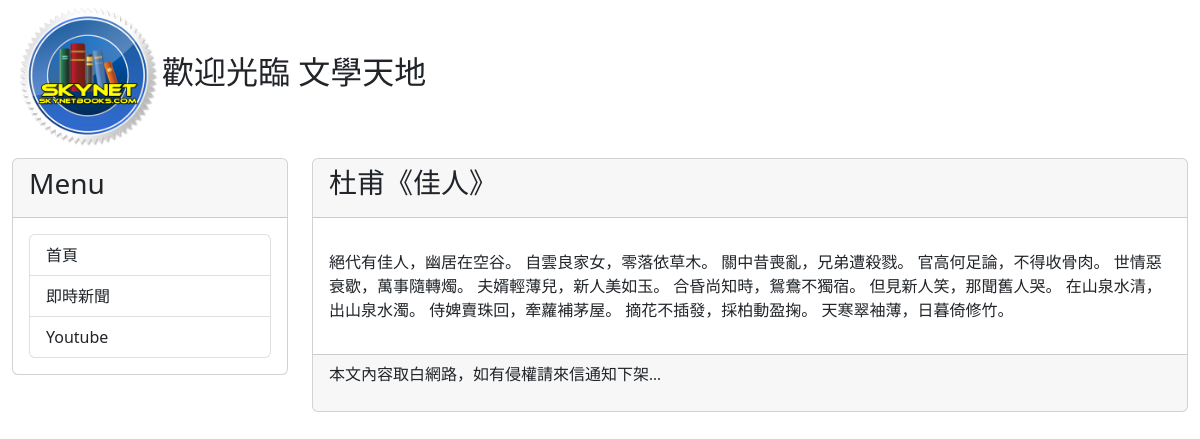
/post/dupu/, run on the app's committed database.
### mysite/models.py (models this page shows, shortened)
class Post (models.Model) :
	title = models.CharField (max_length=200)
	slug = models.CharField (max_length=200)
	body = models.TextField()
	pub_date = models.DateTimeField(auto_now_add=True)
	class Meta:
		ordering = ("-pub_date",)

### mysite/views.py (the view)
# urls.py: path('post/<slug:slug>/', showpost),
def showpost(request, slug):
	try:
		post = Post.objects.get(slug = slug)
		if post !=None:
			return render(request, "post.html", locals())
	except:
		return redirect('/')

### mysite/templatetags/markdown_extras.py (called while the page is built)
@register.filter
def convert_markdown(text):
    return markdown.markdown(text)

### templates/post.html (shortened to what this page needs)
{% extends 'base.html' %}
{% load markdown_extras %}
{% block headmessage %}
    <h3 style='font-family:微軟正黑體;'>{{ post.title }}</h3>
{% endblock %}
{% block content %}
        <p style='font-family::微軟正黑體;font-size:12pt;letter-spacing:2pt;'>
            {{ post.body | convert_markdown | safe }}</a>
        </p>
{% endblock %}

### data on the page
Post: title "杜甫《佳人》", body|convert_markdown "絕代有佳人，幽居在空谷。 自雲良家女，零落依草木。 關中昔喪亂，兄弟遭殺戮。 官高何足論，不得收骨肉。 世情惡衰歇，萬事隨轉燭。 夫婿輕薄兒，新人美如玉。 合昏尚知時，鴛鴦不獨宿。 但見新人笑，那聞舊人哭。 在山泉水清，出山泉水濁。 侍婢賣珠回，牽蘿補茅屋。 摘花不插發，採柏動盈掬。 天寒翠袖薄，日暮倚修竹。"
